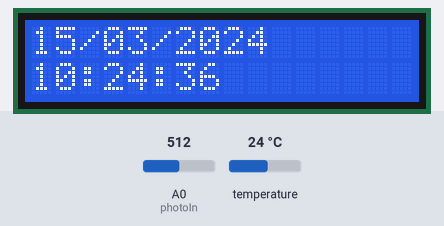
Bench run of a sketch on a simulated Arduino Uno, built with avr-gcc and run on an emulated ATmega328P. Parts: 16×2 character LCD. Inputs (shaded band) come from the test bench; at power-on: temperature 24 °C, A0 (photoIn) = 512. The local clock reads 2024-03-15 10:24:30 at power-on unless the sketch sets it.

Above: at 6.2 s.
6.3 s: temperature set to 12 °C
At 12.0 s:
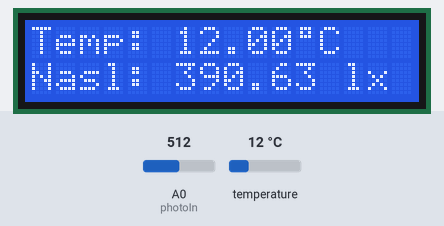
12.3 s: A0 (photoIn) set to 716
At 13.7 s:
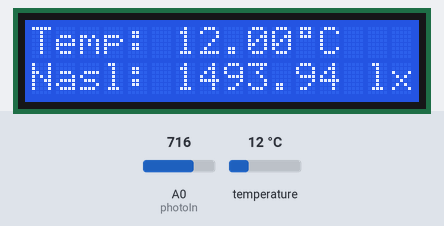
16.5 s: temperature set to 19 °C
At 22.0 s:
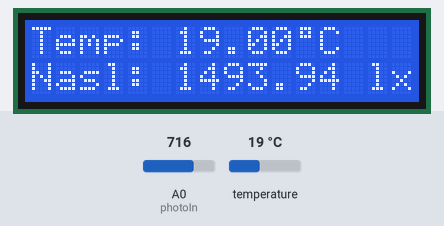
22.3 s: A0 (photoIn) set to 900
At 23.8 s:
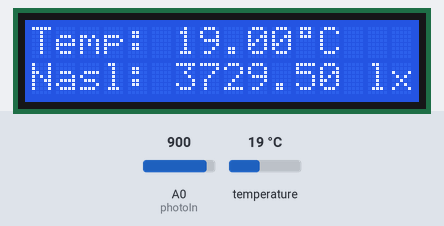
26.5 s: temperature set to 28 °C
At 32.0 s:
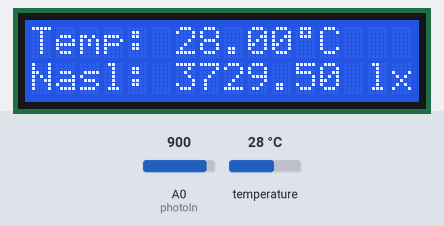
32.3 s: A0 (photoIn) set to 1010
At 33.8 s:
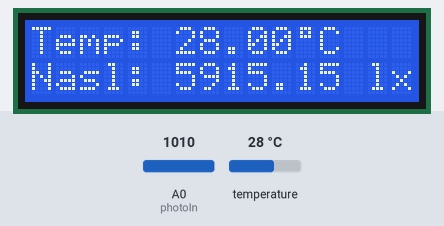
Timing chart, 0 to 35.3 s (numbered marks = the images above; inputs shaded):
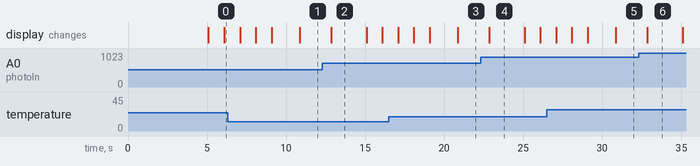

Measured:
- what the display in image 2 shows lasts 2.2 s, from 12.9 s to 15.1 s

The sketch:

stacjaPogodowa004.ino
```cpp
#include <LiquidCrystal.h>
#include <OneWire.h>
#include <DallasTemperature.h>
#include <Wire.h>
#include "RTClib.h"
#include "charakters.h"

//zmienne
//---------------------------------------------
//LCD
//#define numCols 16 //liczba kolumn
//#define numRows 2 //liczba wierszy
LiquidCrystal lcd(12, 11, 5, 4, 3, 2);//LCD
//przygotowanie tablicy bitów dla znaku specjalnego - stopen

//---------------------------------------------
//Termometr DS18B20
OneWire oneWire(8); //Podłączenie do A5
DallasTemperature tempSensor(&oneWire); //Przekazania informacji do biblioteki
float temp=0.0;
//#define TEMPERATURE_PRECISION 12
//---------------------------------------------
//fotorezystor
#define photoIn  A0//pin analogowy
float photoVal = 0.0;//zmienna - wartosc fotorezystora
//---------------------------------------------
//zegar czsu rzeczywistego(RTC)
DS1307 rtc;
//---------------------------------------------
unsigned long time_1=0;//
unsigned long time_2=0;// >- zmiana stnu na wyswietalczu
unsigned long time_3=0;//
bool state=0;
//---------------------------------------------

void setup() {
  //Serial.begin(9600);
  lcd.createChar(0, customChar);//utworzenie znaku specjalnego z przygotowanej wcześniej tablicy
  lcd.begin(16, 2);

  tempSensor.begin();//termometr

  //RTC
  Wire.begin();
  rtc.begin();

  //strart
  lcd.setCursor(0, 0);
  lcd.print("Hello");
  delay(5000);
}

void loop() {
  time_1 = millis();//pobranie czasu mikrokontrolra

  if(time_1-time_2 >= 5000)
  {
    state=!state;
    time_2 = time_1;
  }
  if(time_1-time_3 >= 1000)
  {
    if(state==0)
    {
      tempSensor.requestTemperatures(); //Pobranie temperatury czujnika
      temp = tempSensor.getTempCByIndex(0);
      photoVal = analogRead(photoIn);//pobranie wartosci z fotorezystora
      //Serial.println(photoVal);
      photoVal = photoVal*5/1024;
      //Serial.println(photoVal);
      //photoVal=photoVal/0.00025;
      photoVal = pow(photoVal, 4)*10;

      //Serial.println(photoVal);
      //Serial.println("");

      lcd.clear();
      lcd.setCursor(0, 0);//(kolumna, wiersz)
      lcd.print("Temp:");
      lcd.setCursor(6, 0);//(kolumna, wiersz)
      lcd.print(temp);
      lcd.write(byte(0));//wyswietlenie utworzonego znaku specjalnego na LCD
      lcd.print("C");
      lcd.setCursor(0, 1);//(kolumna, wiersz)
      lcd.print("Nasl:");
      lcd.setCursor(6, 1);//(kolumna, wiersz)
      lcd.print(photoVal);
      //lcd.setCursor(6, 10);//(kolumna, wiersz)
      lcd.print(" lx");
    }
    if(state==1)
    {
      DateTime now = rtc.now();

      lcd.clear();
      lcd.setCursor(0, 0);
      lcd.print(toDigits(now.day()));
      lcd.print('/');
      lcd.print(toDigits(now.month()));
      lcd.print('/');
      lcd.print(toDigits(now.year()));
      lcd.setCursor(0, 1);
      lcd.print(toDigits(now.hour()));
      lcd.print(':');
      lcd.print(toDigits(now.minute()));
      lcd.print(':');
      lcd.print(toDigits(now.second()));
    }
    time_3 = time_1;
  }
}

String toDigits(int number)
{
  String text="";

  if(number>=0 && number<10)
  {
    text="0"+String(number);
  }
  else
  {
    text=String(number);
  }

  return text;
}
```

charakters.h
```cpp
byte customChar[8] ={
                      B01110,
                      B01010,
                      B01110,
                      B00000,
                      B00000,
                      B00000,
                      B00000,
                      B00000
                     };//stopien
```
